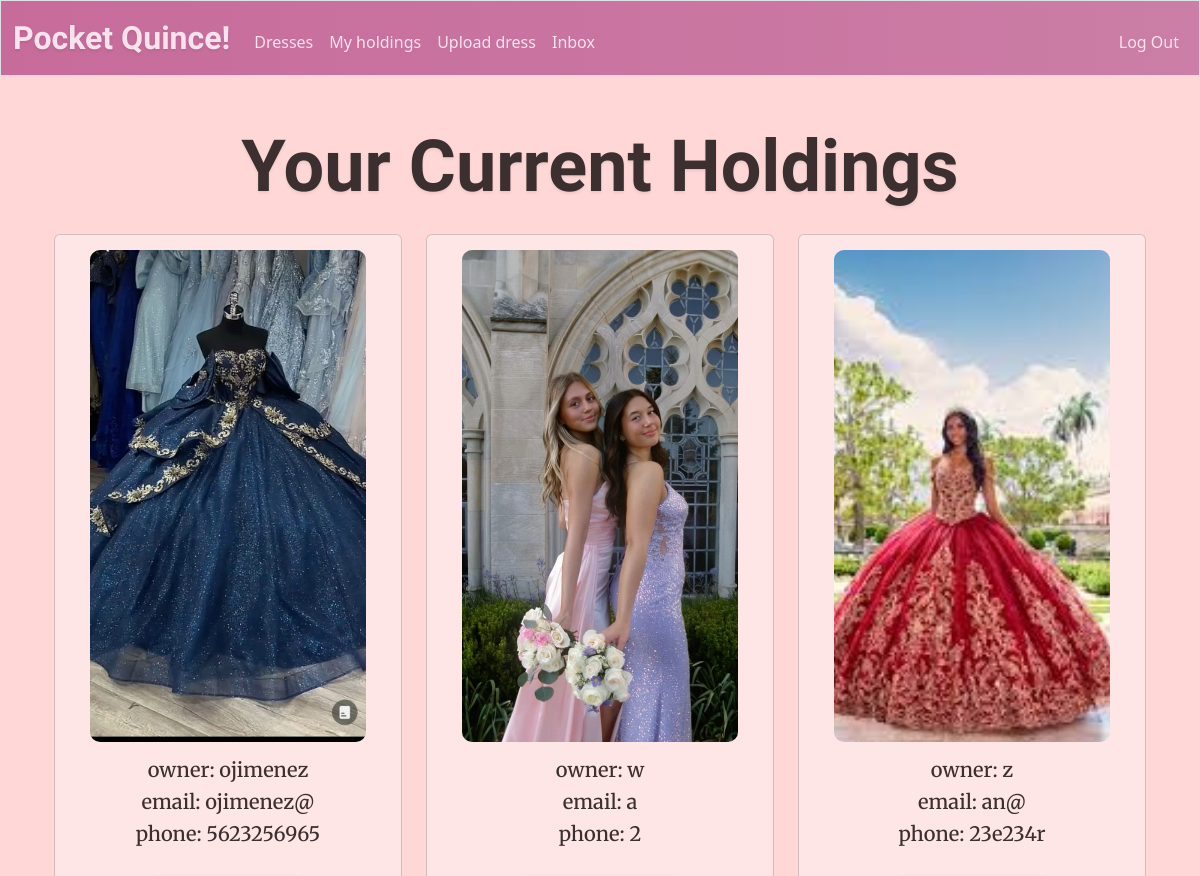
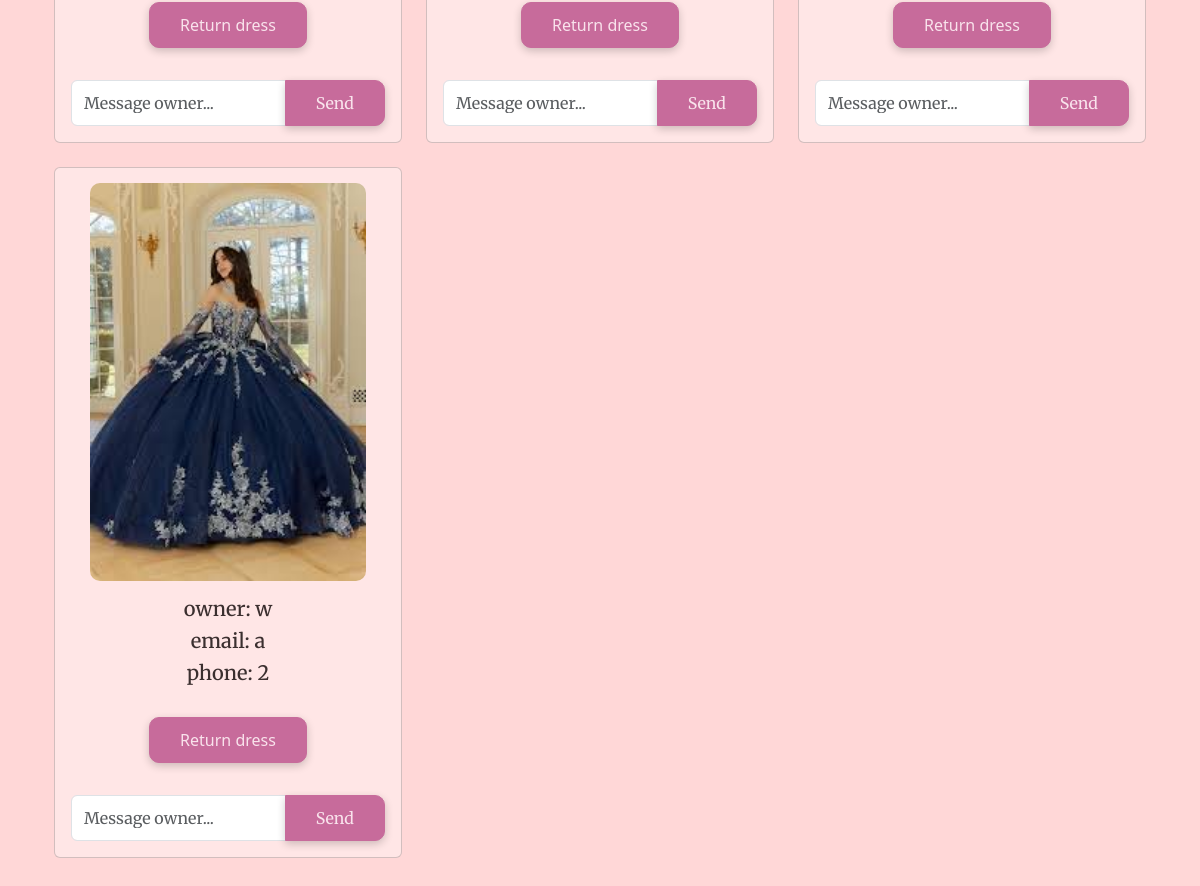
The page /holdings (signed in) on the database its author committed (2 pictures, top to bottom).
### tables this page shows
CREATE TABLE dresses (
    id INTEGER PRIMARY KEY AUTOINCREMENT,
    size TEXT NOT NULL,
    color TEXT NOT NULL,
    owner INTEGER NOT NULL,
    image_url TEXT,
    time_posted TEXT NOT NULL DEFAULT CURRENT_TIMESTAMP,
    FOREIGN KEY (owner) REFERENCES users(id)
);

CREATE TABLE users (
id INTEGER PRIMARY KEY AUTOINCREMENT NOT NULL, 
username TEXT NOT NULL UNIQUE, 
email TEXT NOT NULL, 
phone TEXT NOT NULL, 
hash TEXT NOT NULL
);

CREATE TABLE holdings (
id INTEGER PRIMARY KEY AUTOINCREMENT NOT NULL,
user_id INTEGER NOT NULL,
dress_id INTEGER NOT NULL,
rent_start TEXT NOT NULL DEFAULT CURRENT_TIMESTAMP,
rent_end TEXT,
FOREIGN KEY (user_id) REFERENCES users(id),
FOREIGN KEY (dress_id) REFERENCES dresses(id)
);

### app.py (the view)
@app.route("/holdings")
@login_required
def holdings():
    db = get_db()
    holdingBuffer = db.execute("SELECT * FROM dresses JOIN holdings as h on dresses.id = h.dress_id WHERE h.user_id = ? AND h.rent_end IS NULL ORDER BY h.rent_start DESC", (session["user_id"],)).fetchall()
    holdings = []
    for holding in holdingBuffer:
        holding = dict(holding)  # Convert Row object to dictionary not readonly to allow changes
        holding["owner_id"] = holding["owner"]
        owner = db.execute("SELECT username, email, phone FROM users WHERE id = ?", (holding["owner"],)).fetchone()
        holding["owner_name"] = owner["username"]
        holding["owner_email"] = owner["email"]
        holding["owner_phone"] = owner["phone"]
        holdings.append(holding)
    return render_template("holdings.html", holdings=holdings)

### app.py (called while the page is built)
def get_db():
    if "db" not in g:
        g.db = sqlite3.connect(DATABASE)
        g.db.row_factory = sqlite3.Row # Enable dictionary-like row access
    return g.db

@app.after_request
def after_request(response):
    response.headers["Cache-Control"] = "no-cache, no-store, must-revalidate"
    response.headers["Expires"] = 0
    response.headers["Pragma"] = "no-cache"
    return response

### help.py (called while the page is built)
def login_required(f):
    @wraps(f)
    def decorated_function(*args, **kwargs):
        if session.get("user_id") is None:
            return redirect("/login")
        return f(*args, **kwargs)
    return decorated_function

### templates/holdings.html (shortened to what this page needs)
{% extends "layout.html" %}
{% block main %}
    <h1 class = "imperial mb-4">Your Current Holdings</h1>
    {% if holdings|length == 0 %}
        <h3 class = "body-font">You are not currently holding any dresses.</h3>
    {% else %}
        <div class="container">
            <div class="row">
                {% for dress in holdings %}
                    <div class = "col-md-4 mb-4">
                        <div class = "card dress-card">
                            <img class = "catalogImage mx-auto d-block" src = "{{ dress['image_url'] }}">
                            <div class = "card-body">
                                <h5 class = "body-font">{{ "owner: " + dress["owner_name"] }}</h5>
                                <h5 class = "body-font">{{ "email: " + dress["owner_email"]}}</h5>
                                <h5 class = "body-font">{{ "phone: " + dress["owner_phone"]}}</h5>
                                <form action = "/returnDress" method = "post">
                                    <br>
                                    <button class="btn btn-primary" type="submit">Return dress</button>
                                </form>
                                <br>
                                <form action="/messages" method="post" class="mt-2">
                                    <div class="input-group">
                                        <input type="text" name="body" class="form-control body-font" placeholder="Message owner..." required>
                                        <button type="submit" class="btn btn-primary btn-sm body-font">Send</button>
                                    </div>
                                </form>
                            </div>
                        </div>
                    </div>
                {% endfor %}
            </div>
        </div>
    {% endif %}
{% endblock %}

### templates/layout.html (shortened to what this page needs)
<!DOCTYPE html>
<html lang="en">
    <head>
        <link href="https://cdn.jsdelivr.net/npm/bootstrap@5.3.3/dist/css/bootstrap.min.css" rel="stylesheet">
        <link href="{{ url_for('static', filename='style.css') }}" rel="stylesheet">
    </head>
    <body>
        <nav class=" border navbar navbar-expand-md">
            <div class="container-fluid">
                <a id = "navTitle" class="navbar-brand imperial"  href="/"><span>Pocket Quince!</span></a>
                <div class="collapse navbar-collapse" id="navbar">
                    {% if session["user_id"] %}
                        <ul class="navbar-nav me-auto mt-2">
                            <li class="nav-item"><a class="nav-link" href="/catalog">Dresses</a></li>
                            <li class="nav-item"><a class="nav-link" href="/holdings">My holdings</a></li>
                            <li class="nav-item"><a class="nav-link" href="/upload">Upload dress</a></li>
                            <li class="nav-item"><a class="nav-link" href="/messages">Inbox</a></li>
                        </ul>
                        <ul class="navbar-nav ms-auto mt-2">
                            <li class="nav-item"><a class="nav-link" href="/logout">Log Out</a></li>
                        </ul>
                    {% else %}
                        <ul class="navbar-nav ms-auto mt-2">
                            <li class="nav-item"><a class="nav-link" href="/register">Register</a></li>
                            <li class="nav-item"><a class="nav-link" href="/login">Log In</a></li>
                        </ul>
                    {% endif %}
                </div>
            </div>
        </nav>
        <main class="container py-5 text-center">
            {% block main %}{% endblock %}
        </main>
    </body>
</html>

### static/style.css (style rules this page uses)
body { background-color: #FFD7D7; }
.imperial { font-family: 'Imperial Script', cursive; text-shadow: 0px 2px 3px rgba(0,0,0,0.08); font-weight: 700; font-size: 450%; color: #3B2F2F; }
.body-font { font-family: 'Merriweather', serif; color: #3B2F2F }
.btn-primary { background-color: #C76B9B; color: #F9E3EC; border-color: #C76B9B; font-size: 1rem; border-radius: 10px; padding: 10px 30px; box-shadow: 0px 3px 8px rgba(0, 0, 0, 0.2); }
#navTitle { color: #F9E3EC; }
.nav-link { color: #F9E3EC; }
nav .navbar-brand { font-size: xx-large; }
.navbar { background: linear-gradient(to right, #C76B9B, #cb7ea6) }
.catalogImage { width: 80%; height: 80%; object-fit: cover; object-position: center; border-radius: 10px; }
.dress-card { padding-top: 15px; height: 100% }
.card { background-color: #FFE6E6; }
form label, form button { background-color: #C76B9B; border: 1px #C76B9B; padding: 5px 10px; border-radius: 900px; box-shadow: 0px 3px 8px rgba(0, 0, 0, 0.2); font-size: 0.8rem; height: auto; display: inline-block; width: auto; cursor: pointer; }

### rows shown on the page
dresses: image_url (picture)
users: username "owner: ojimenez", email "email: ojimenez@", phone "phone: 5623256965"
holdings: image_url (picture), owner_name "owner: w", owner_email "email: a", owner_phone "phone: 2"
dresses: image_url (picture)
users: email "email: an@", phone "phone: 23e234r"
holdings: image_url (picture), owner_name "owner: w", owner_email "email: a", owner_phone "phone: 2"

### other values the page prints
{{ "owner: " + dress["owner_name"] }} "owner: z"
